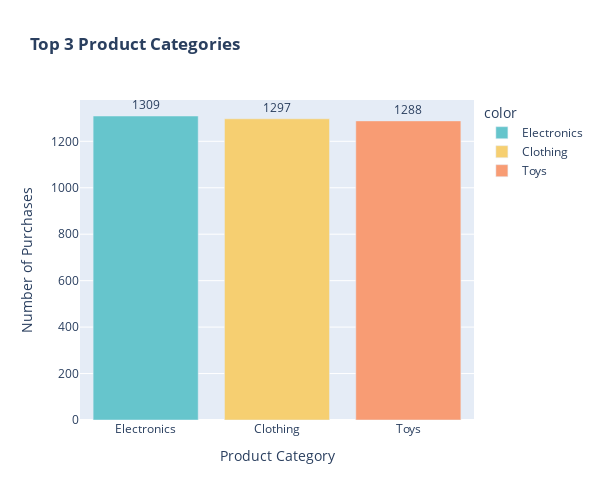

Notebook code cell kept with this figure:
### Markdown cell above
#### Q3: What are the top three product categories based on the number of purchases?

### Code cell
top_products = df['Product Category'].value_counts().head(3)

fig = px.bar(
    x=top_products.index,
    y=top_products.values,
    color=top_products.index, 
    text=top_products.values,
    color_discrete_sequence=px.colors.qualitative.Pastel,
    labels={'x': 'Product Category', 'y': 'Number of Purchases'},
    title='<b>Top 3 Product Categories</b>'
)
fig.update_traces(textposition='outside')
fig.update_layout(
    height=500,
    width=600
)
fig.show()

### Figure 1 — Plotly figure (JSON) as saved in the notebook; plotly's stock layout.template omitted (floating-point values rounded to 4 significant figures)
{"data": [{"hovertemplate": "color=Electronics<br>Product Category=%{x}<br>Number of Purchases=%{y}<br>text=%{text}<extra></extra>", "legendgroup": "Electronics", "marker": {"color": "rgb(102, 197, 204)", "pattern": {"shape": ""}}, "name": "Electronics", "orientation": "v", "showlegend": true, "text": [1309.0], "textposition": "outside", "type": "bar", "x": ["Electronics"], "xaxis": "x", "y": [1309], "yaxis": "y"}, {"hovertemplate": "color=Clothing<br>Product Category=%{x}<br>Number of Purchases=%{y}<br>text=%{text}<extra></extra>", "legendgroup": "Clothing", "marker": {"color": "rgb(246, 207, 113)", "pattern": {"shape": ""}}, "name": "Clothing", "orientation": "v", "showlegend": true, "text": [1297.0], "textposition": "outside", "type": "bar", "x": ["Clothing"], "xaxis": "x", "y": [1297], "yaxis": "y"}, {"hovertemplate": "color=Toys<br>Product Category=%{x}<br>Number of Purchases=%{y}<br>text=%{text}<extra></extra>", "legendgroup": "Toys", "marker": {"color": "rgb(248, 156, 116)", "pattern": {"shape": ""}}, "name": "Toys", "orientation": "v", "showlegend": true, "text": [1288.0], "textposition": "outside", "type": "bar", "x": ["Toys"], "xaxis": "x", "y": [1288], "yaxis": "y"}], "layout": {"barmode": "relative", "height": 500, "legend": {"title": {"text": "color"}, "tracegroupgap": 0}, "title": {"text": "<b>Top 3 Product Categories</b>"}, "width": 600, "xaxis": {"anchor": "y", "domain": [0, 1], "title": {"text": "Product Category"}}, "yaxis": {"anchor": "x", "domain": [0, 1], "title": {"text": "Number of Purchases"}}}}
